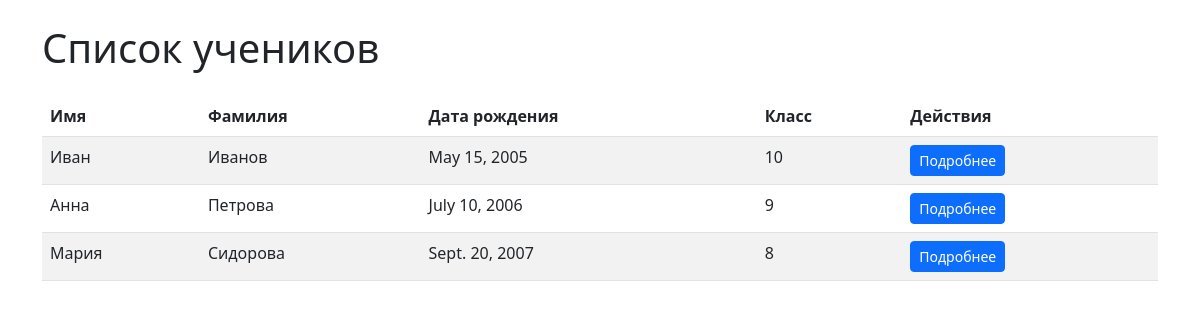
The page / on the database its author committed.
### diary/models.py (models this page shows, shortened)
class Student(models.Model):
    first_name = models.CharField(max_length=50)
    last_name = models.CharField(max_length=50)
    date_of_birth = models.DateField()
    class_number = models.IntegerField()

### diary/views.py (the view)
# urls.py: path('', views.home, name='home'),
def home(request):
    students = Student.objects.all()
    return render(request, 'diary/home.html', {'students': students})

### diary/templates/diary/home.html (shortened to what this page needs)
<!DOCTYPE html>
<html lang="ru">
<head>
    <link href="https://cdn.jsdelivr.net/npm/bootstrap@5.3.0/dist/css/bootstrap.min.css" rel="stylesheet">
</head>
<body>
<div class="container">
    <h1 class="my-4">Список учеников</h1>
    <table class="table table-striped">
        <thead>
            <tr>
                <th>Имя</th>
                <th>Фамилия</th>
                <th>Дата рождения</th>
                <th>Класс</th>
                <th>Действия</th>
            </tr>
        </thead>
        <tbody>
            {% for student in students %}
            <tr>
                <td>{{ student.first_name }}</td>
                <td>{{ student.last_name }}</td>
                <td>{{ student.date_of_birth }}</td>
                <td>{{ student.class_number }}</td>
                <td>
                    <a href="{% url 'student_detail' student.id %}" class="btn btn-primary btn-sm">Подробнее</a>
                </td>
            </tr>
            {% endfor %}
        </tbody>
    </table>
</div>
</body>
</html>

### rows shown on the page
Student: first_name "Иван", last_name "Иванов", date_of_birth "May 15, 2005", class_number "10"
Student: first_name "Анна", last_name "Петрова", date_of_birth "July 10, 2006", class_number "9"
Student: first_name "Мария", last_name "Сидорова", date_of_birth "Sept. 20, 2007", class_number "8"
